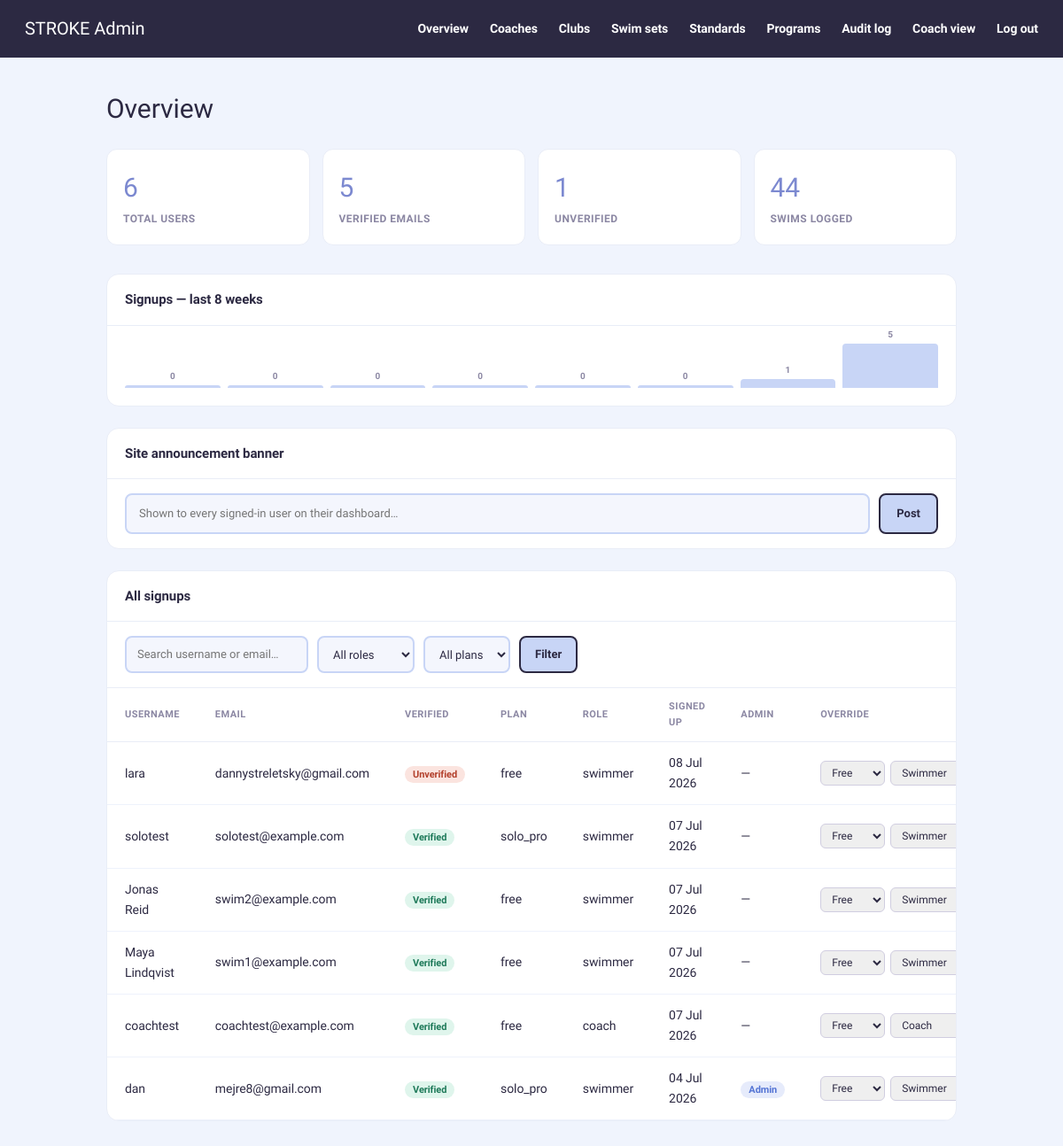
The page /admin (signed in) on the database its author committed.
### models.py (models this page shows, shortened)
class User(db.Model, UserMixin):
    __tablename__ = 'user'
    id = db.Column(db.Integer, primary_key=True)
    email = db.Column(db.String(150), unique=True, nullable=False)
    username = db.Column(db.String(80), unique=True, nullable=False)
    password = db.Column(db.String(200), nullable=False)
    created_at = db.Column(db.DateTime, default=datetime.utcnow)
    plan = db.Column(db.String(20), default='free')
    is_verified = db.Column(db.Boolean, default=False)
    is_admin = db.Column(db.Boolean, default=False)
    verify_code = db.Column(db.String(6), nullable=True)
    verify_code_sent_at = db.Column(db.DateTime, nullable=True)
    role = db.Column(db.String(20), default='swimmer')  # 'swimmer' or 'coach'
    share_leaderboard = db.Column(db.Boolean, default=False)
    swims = db.relationship('Swim', backref='user', lazy=True)
    sessions = db.relationship('Session', backref='user', lazy=True)

### routes.py (the view)
@main.route('/admin')
@login_required
@admin_required
def admin_dashboard():
    from app import db
    from models import User, Swim, Session, SavedSet, Announcement, Club
    pending_clubs_count = db.session.query(Club).filter_by(status='pending').count()
    total_users = db.session.query(User).count()
    verified_users = db.session.query(User).filter_by(is_verified=True).count()
    unverified_users = total_users - verified_users
    total_swims = db.session.query(Swim).count()
    total_sessions = db.session.query(Session).count()
    q = request.args.get('q', '').strip().lower()
    plan_filter = request.args.get('plan', '')
    role_filter = request.args.get('role', '')
    users_query = db.session.query(User).order_by(User.created_at.desc()).all()
    users = users_query
    if q:
        users = [u for u in users if q in u.username.lower() or q in u.email.lower()]
    if plan_filter:
        users = [u for u in users if u.plan == plan_filter]
    if role_filter:
        users = [u for u in users if u.role == role_filter]
    total_coaches = sum(1 for u in users_query if u.role == 'coach')
    now = datetime.utcnow()
    week_start = now - timedelta(days=now.weekday())
    week_start = week_start.replace(hour=0, minute=0, second=0, microsecond=0)
    weekly_signups = []
    for i in range(7, -1, -1):
        wk_start = week_start - timedelta(weeks=i)
        wk_end = wk_start + timedelta(days=7)
        weekly_signups.append(
            sum(1 for u in users_query if wk_start <= u.created_at < wk_end)
        )
    max_week_signups = max(weekly_signups) if any(weekly_signups) else 1
    site_announcement = (
        db.session.query(Announcement)
        .filter_by(squad_id=None)
        .order_by(Announcement.created_at.desc())
        .first()
    )
    return render_template(
        'admin_dashboard.html',
        total_users=total_users,
        verified_users=verified_users,
        unverified_users=unverified_users,
        total_swims=total_swims,
        total_sessions=total_sessions,
        users=users,
        q=q,
        plan_filter=plan_filter,
        role_filter=role_filter,
        total_coaches=total_coaches,
        weekly_signups=weekly_signups,
        max_week_signups=max_week_signups,
        site_announcement=site_announcement,
        pending_clubs_count=pending_clubs_count,
    )

### auth_utils.py (called while the page is built)
def admin_required(f):
    @wraps(f)
    def wrapper(*args, **kwargs):
        if not current_user.is_authenticated or not current_user.is_admin:
            abort(403)
        return f(*args, **kwargs)
    return wrapper

### templates/admin_dashboard.html (shortened to what this page needs)
<!DOCTYPE html>
<html lang="en">
<head>
<link rel="stylesheet" href="{{ url_for('static', filename='css/main.css') }}">
</head>
<body>
<nav class="adm-nav">
  <span class="adm-logo">STROKE Admin</span>
  <div>
    <a href="/admin">Overview</a>
    <a href="/admin?role=coach">Coaches</a>
    <a href="/admin/clubs">Clubs</a>
    <a href="/admin/sets">Swim sets</a>
    <a href="/admin/standards">Standards</a>
    <a href="/admin/programs">Programs</a>
    <a href="/admin/audit">Audit log</a>
    <a href="/coach">Coach view</a>
    <a href="/logout">Log out</a>
  </div>
</nav>
<div class="adm-wrap">
  <p class="adm-title">Overview</p>
  <div class="adm-stats">
    <div class="adm-stat"><div class="adm-stat-num">{{ total_users }}</div><div class="adm-stat-lbl">Total users</div></div>
    <div class="adm-stat"><div class="adm-stat-num">{{ verified_users }}</div><div class="adm-stat-lbl">Verified emails</div></div>
    <div class="adm-stat"><div class="adm-stat-num">{{ unverified_users }}</div><div class="adm-stat-lbl">Unverified</div></div>
    <div class="adm-stat"><div class="adm-stat-num">{{ total_swims + total_sessions }}</div><div class="adm-stat-lbl">Swims logged</div></div>
  </div>
  <div class="adm-panel">
    <div class="adm-panel-head">Signups — last 8 weeks</div>
    <div class="adm-chart">
      {% for v in weekly_signups %}
      <div class="adm-chart-bar" style="height:{{ [(v / max_week_signups * 100)|round(0,'floor')|int, 4]|max }}%"><span>{{ v }}</span></div>
      {% endfor %}
    </div>
  </div>
  <div class="adm-panel">
    <div class="adm-panel-head">Site announcement banner</div>
    <form class="adm-announce-form" method="POST" action="/admin/announcement">
      <input type="text" name="message" placeholder="Shown to every signed-in user on their dashboard…" required>
      <button type="submit">Post</button>
    </form>
  </div>
  <div class="adm-panel">
    <div class="adm-panel-head">
      {% if role_filter == 'coach' %}Coaches — {{ total_coaches }}{% else %}All signups{% endif %}
    </div>
    <form class="adm-filter-bar" method="GET" action="/admin">
      <input type="text" name="q" placeholder="Search username or email…" value="{{ q }}">
      <select name="role">
        <option value="">All roles</option>
      </select>
      <select name="plan">
        <option value="">All plans</option>
      </select>
      <button type="submit">Filter</button>
    </form>
    <table>
      <thead>
        <tr><th>Username</th><th>Email</th><th>Verified</th><th>Plan</th><th>Role</th><th>Signed up</th><th>Admin</th><th>Override</th></tr>
      </thead>
      <tbody>
        {% for u in users %}
        <tr>
          <td>{{ u.username }}</td>
          <td>{{ u.email }}</td>
          <td>
            {% if u.is_verified %}
              <span class="badge yes">Verified</span>
            {% else %}
              <span class="badge no">Unverified</span>
            {% endif %}
          </td>
          <td>{{ u.plan }}</td>
          <td>{{ u.role }}</td>
          <td>{{ u.created_at.strftime('%d %b %Y') }}</td>
          <td>{% if u.is_admin %}<span class="badge admin">Admin</span>{% else %}—{% endif %}</td>
          <td>
            <form class="adm-override-form" method="POST" action="/admin/users/{{ u.id }}/update">
              <select name="plan">
                <option value="free" {{ 'selected' if u.plan=='free' }}>Free</option>
              </select>
              <select name="role">
                <option value="swimmer" {{ 'selected' if u.role=='swimmer' }}>Swimmer</option>
                <option value="coach" {{ 'selected' if u.role=='coach' }}>Coach</option>
              </select>
            </form>
          </td>
        </tr>
        {% endfor %}
      </tbody>
    </table>
  </div>
</div>
</body>
</html>

### static/css/main.css (style rules this page uses)
:root { --ink: #2c2942; --ink-soft: #595571; --ink-faint: #8b87a3; --paper: #f4f6fd; --paper-warm: #fbf6f2; --surface: #ffffff; --surface-2: #eef2fc; --surface-3: #e7ecfa; --blue: #7bace8; --blue-600: #4f8bd4; --blue-tint: #e4eefb; --lav: #b7c1f1; --lav-600: #6f7fe0; --lav-tint: #ebeefb; --peach: #f6c6a8; --peach-600: #e79a6d; --peach-tint: #fde7d8; --mint: #a6e2c8; --mint-600: #4cbd90; --mint-tint: #e2f6ee; --butter: #f7e2a6; --butter-tint:#fbf1cf; --accent: #6f8fe6; --accent-600: #5474d4; --accent-soft: #c8d5f6; --accent-tint: #e9eefc; --good: #4fc196; --good-tint: #dff5ec; --warn: #f0b24d; --warn-tint: #fbeecf; --bad: #ef7d6a; --bad-tint: #fbe4df; --line: #e4e8f4; --line-soft: #eef1f9; --r-sm: 12px; --r-md: 18px; --r-lg: 24px; --r-xl: 32px; --r-pill: 999px; --sh-xs: 0 1px 3px rgba(58,66,120,.05); --sh-sm: 0 3px 10px rgba(58,66,120,.06); --sh-md: 0 10px 26px rgba(58,66,120,.08); --sh-lg: 0 20px 50px rgba(58,66,120,.12); --sh-pop: 0 12px 30px rgba(111,143,230,.22); --sp-1: 4px; --sp-2: 8px; --sp-3: 12px; --sp-4: 16px; --sp-5: 24px; --sp-6: 32px; --sp-7: 48px; --sp-8: 64px; --ease: cubic-bezier(.4, 0, .2, 1); }
*, *::before, *::after { box-sizing: border-box; margin: 0; padding: 0; }
html { scroll-behavior: smooth; overflow-x: hidden; }
body { font-family: 'Schibsted Grotesk', sans-serif; background: var(--paper); color: var(--ink); line-height: 1.65; font-weight: 450; letter-spacing: -0.005em; min-height: 100vh; overflow-x: hidden; -webkit-font-smoothing: antialiased; }
button, input, textarea, select { font: inherit; color: inherit; }
button, a { cursor: pointer; }
a { color: inherit; text-decoration: none; }
button { border: none; background: none; }
input, textarea, select { outline: none; }
nav { display: flex; align-items: center; justify-content: space-between; padding: 0 var(--sp-5); height: 66px; position: sticky; top: 0; z-index: 100; background: rgba(255,255,255,0.82); backdrop-filter: saturate(1.4) blur(14px); -webkit-backdrop-filter: saturate(1.4) blur(14px); border-bottom: 1px solid var(--line); }

### rows shown on the page
User: username "lara", email "dannystreletsky@gmail.com", is_verified "Unverified", plan "free", role "swimmer", created_at "08 Jul 2026"
User: username "solotest", email "solotest@example.com", is_verified "Verified", plan "solo_pro", role "swimmer", created_at "07 Jul 2026"
User: username "Jonas Reid", email "swim2@example.com", is_verified "Verified", plan "free", role "swimmer", created_at "07 Jul 2026"
User: username "Maya Lindqvist", email "swim1@example.com", is_verified "Verified", plan "free", role "swimmer", created_at "07 Jul 2026"
User: username "coachtest", email "coachtest@example.com", is_verified "Verified", plan "free", role "coach", created_at "07 Jul 2026"
User: username "dan", email "mejre8@gmail.com", is_verified "Verified", plan "solo_pro", role "swimmer", created_at "04 Jul 2026", is_admin "Admin"

### other values the page prints
{{ total_users }} "6"
{{ verified_users }} "5"
{{ unverified_users }} "1"
{{ total_swims + total_sessions }} "44"
{{ v }} "0" "0" "0" "0" "0" "0" "1" "5"
